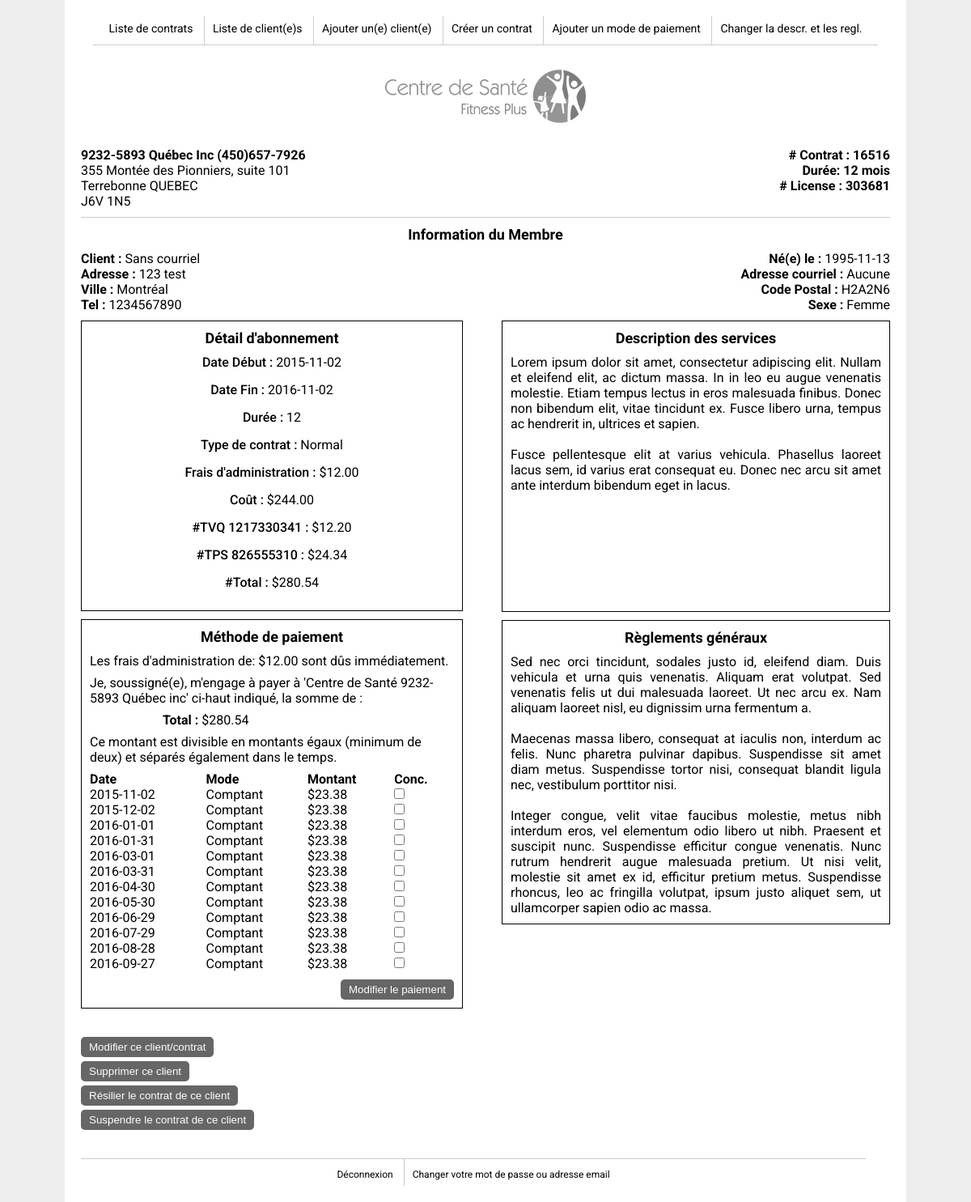
The app's page /facture.php?client_id=12 (signed in) with its own data.
### tables this page shows
CREATE TABLE IF NOT EXISTS `contrats` (
  `contrat_id` int(11) unsigned NOT NULL AUTO_INCREMENT,
  `client_id` int(11) NOT NULL,
  `numeroContrat` int(11) NOT NULL,
  `duree` int(11) NOT NULL,
  `dateDebut` date NOT NULL,
  `dateFin` date NOT NULL,
  `fraisAdministration` float NOT NULL,
  `cout` float NOT NULL,
  `TPS` float NOT NULL,
  `TVQ` float NOT NULL,
  `total` float NOT NULL,
  `numeroCarteCredit` varchar(255) DEFAULT NULL,
  `expirationCarteCredit` varchar(255) DEFAULT NULL,
  `numSecuriteCarteCredit` int(11) DEFAULT NULL,
  `typeContrat` varchar(255) NOT NULL,
  `dateResiliation` date DEFAULT NULL,
  `dateSuspension` date DEFAULT NULL,
  PRIMARY KEY (`contrat_id`)
);

CREATE TABLE IF NOT EXISTS `clients` (
  `client_id` int(11) unsigned NOT NULL AUTO_INCREMENT,
  `nomClient` varchar(255) NOT NULL,
  `adresse` varchar(255) NOT NULL,
  `ville` varchar(255) NOT NULL,
  `telephone` varchar(255) NOT NULL,
  `dateNaissance` date NOT NULL,
  `tag` varchar(255) NOT NULL,
  `codePostal` varchar(10) NOT NULL,
  `sexe` varchar(255) NOT NULL,
  PRIMARY KEY (`client_id`)
);

CREATE TABLE IF NOT EXISTS `infos` (
  `info_id` int(11) unsigned NOT NULL AUTO_INCREMENT,
  `descriptionServices` text NOT NULL,
  `reglements` text NOT NULL,
  PRIMARY KEY (`info_id`)
);

CREATE TABLE IF NOT EXISTS `paiements` (
  `paiement_id` int(11) unsigned NOT NULL AUTO_INCREMENT,
  `montant` float NOT NULL,
  `datePaiement` date NOT NULL,
  `modePaiement_id` int(11) DEFAULT NULL,
  `conc` tinyint(1) NOT NULL DEFAULT '0',
  `contrat_id` int(11) NOT NULL,
  PRIMARY KEY (`paiement_id`)
);

### facture.php (the view, shortened to what this page needs)
<?php
	include_once('_scripts/config.php');
	$client_id=$_GET['client_id'];
	$SQL="SELECT *
		FROM clients
		JOIN contrats
		ON contrats.client_id=clients.client_id
		WHERE clients.client_id='$client_id'";
	$req=mysqli_query($link,$SQL);
	$enr=mysqli_fetch_assoc($req);
?>
<!doctype html>
<html>
<head>
<?php
	include_once('_includes/linksEtScripts.inc.php');
?>
<link rel="stylesheet" type="text/css" href="_css/print.css" media="print" />
</head>
<body>
<div class="container">
	<?php
        include_once('_includes/header.inc.php');
    ?>
    <div class="content">
   	 	<?php
		$affichage='';
        ?>
    	<h1><img src="SmallLogoBW.png" width="248" height="75" alt="Logo"></h1>
        <ul class="floatLeft">
        	<li><b>9232-5893 Québec Inc  (450)657-7926</b></li>
            <li>355 Montée des Pionniers, suite 101</li>
            <li>Terrebonne QUEBEC</li>
            <li>J6V 1N5</li>
       </ul>
       <ul class="floatRight">
            <li><b># Contrat : <?php if ($enr['numeroContrat']) {
				echo $enr['numeroContrat'];
			}else {
				echo 'Aucun';
			}?></b></li>
            <li><b>Durée:     <?php echo $enr['duree'] ?> mois</b></li>
            <li><b># License :   303681</b></li>
        </ul>
		<div class="infosMembre">
			<h3>Information du Membre</h3>
			<ul class="floatLeft">
				<li><b>Client : </b><?php echo $enr['nomClient'] ?></li>
				<li><b>Adresse : </b><?php echo $enr['adresse'] ?></li>
				<li><b>Ville : </b><?php echo $enr['ville'] ?></li>
				<li><b>Tel : </b><?php echo $enr['telephone'] ?></li>
			</ul>
			 <ul class="floatRight">
				<li><b>Né(e) le : </b><?php echo $enr['dateNaissance'] ?></li>
				<li><b>Adresse courriel : </b><?php if ($enr['tag']) {
					echo $enr['tag'];
				} else {
					echo 'Aucune';
				}?></li>
				<li><b>Code Postal : </b><?php echo $enr['codePostal'] ?></li>
				<li><b>Sexe : </b><?php echo $enr['sexe'] ?></li>
			</ul>
			<div class="blocsInfos">
				<div class="detailAbonnement">
					<h3>Détail d'abonnement</h3>
					<ul>
						<li><b>Date Début : </b><?php echo $enr['dateDebut'] ?></li>
						<li><b>Date Fin : </b><?php echo $enr['dateFin'] ?></li>
						<li><b>Durée : </b><?php echo $enr['duree'] ?></li>
						<li><b>Type de contrat : </b><?php
							echo $enr['typeContrat'] ;
							?></li>
						<li><b>Frais d'administration : </b><?php echo '$'.number_format ($enr['fraisAdministration'],2) ?></li>
						<li><b>Coût : </b><?php echo '$'.number_format ($enr['cout'],2) ?></li>
						<li><b>#TVQ 1217330341 : </b><?php echo '$'.number_format ($enr['TPS'],2) ?></li>
						<li><b>#TPS 826555310 : </b><?php echo '$'.number_format ($enr['TVQ'],2) ?></li>
						<li><b>#Total : </b><?php echo '$'.number_format ($enr['total'],2) ?></li>
					</ul>
				</div>
				<?php
				$SQL="SELECT *
					FROM infos";
				$req=mysqli_query($link, $SQL);
				$enrInfos=mysqli_fetch_assoc($req);
				$description=$enrInfos['descriptionServices'];
				$reglements=$enrInfos['reglements'];
				?>
				<div class="description<?php if (isset($enr['numeroCarteCredit']) && $enr['numeroCarteCredit'] != '') { ?> avecCarteCredit<?php } ?>">
					<h3>Description des services</h3>
					<?php echo '<p>'.$description.'</p>' ?>
				</div>
				<div class="methodePaiement">
					<h3>Méthode de paiement</h3>
					<p>Les frais d'administration de: <?php echo '$'.number_format ($enr['fraisAdministration'],2) ?> sont dûs immédiatement.</p>
					<p>Je, soussigné(e), m'engage à payer à 'Centre de Santé 9232-5893 Québec inc' ci-haut indiqué, la somme de :</p>
					<p class="marginLeft"><b>Total : </b><?php echo '$'.number_format ($enr['total'],2) ?></p>
					<p>Ce montant est divisible en montants égaux (minimum de deux) et séparés également dans le temps.</p>
					<form action="#" method="post">
						<table>
							<tbody>
								<tr>
									<th>Date</th>
									<th>Mode</th>
									<th>Montant</th>
									<th>Conc.</th>
								</tr>
								<?php
									$contrat_id=$enr['contrat_id'];
									$SQL="SELECT *
										FROM paiements
										WHERE contrat_id='$contrat_id'";
									$reqPaiements=mysqli_query($link, $SQL);
									$SQL="SELECT modePaiement_id, modePaiement
										FROM modesPaiements";
									$reqModes=mysqli_query($link, $SQL);
									if(mysqli_num_rows($reqModes)>0){
										$modes=array();
										while($enrModes=mysqli_fetch_assoc($reqModes)){
											$modes[$enrModes['modePaiement_id']]=$enrModes['modePaiement'];
										}
									}
									if(mysqli_num_rows($reqPaiements)==0){
										echo '<p>Il n\'y a pas de paiements reliés à ce contrat</p>';
									}else{
										$affichage='';
										while($enrPaiements=mysqli_fetch_assoc($reqPaiements)){
											$affichage.='<tr>';
											$affichage.='<td>'.$enrPaiements['datePaiement'].'</td>
												<td>';
											   if($enrPaiements['modePaiement_id']==NULL){
													if(isset($modes) && count($modes)>0){
														$affichage.='<select name="'.$enrPaiements['paiement_id'].'"><option></option>';
														foreach($modes as $mode_id => $mode){
															$affichage.='<option value="'.$mode_id.'">'.$mode.'</option>';
														}
														$affichage.='</select>';
													}
												}else{
													$index=$enrPaiements['modePaiement_id'];
													$affichage.=$modes[$index];
												}
												$affichage.='</td>
												<td>$'.number_format( $enrPaiements['montant'], 2).'</td>
												<td>';
												if($enrPaiements['conc']==true){
													$affichage.='Oui';
												}else{
													$affichage.='<input type="checkbox" name="check-'.$enrPaiements['paiement_id'].'">';
												}
												$affichage.='</td>';
												$affichage.='</tr>';
										}
										echo $affichage;
									}
								?>
							</tbody>
						</table>
						<div class="conteneurBoutonPaiement"><input class="btn modifierPaiement" type="submit" value="Modifier le paiement"></div>
					</form>
				</div>
				<div class="reglements">
					<h3>Règlements généraux</h3>
					<?php echo '<p>'.$reglements.'</p>' ?>
				</div>
				<div class="actionsClient">
					<form action="modifierClient.php?client_id=<?php echo $client_id ?>" method="post">
						<input class="btn" type="submit" value="Modifier ce client/contrat">
					</form>
					<form action="#" method="post">
						<input class="btn" type="submit" value="Supprimer ce client">
					</form>
					<form action="#" method="post">
						<input class="btn" type="submit" value="Résilier le contrat de ce client">
					</form>
					<?php
						if($enr['typeContrat']=='SUSPENDU'){
							$affichage='<form action="#" method="post">
								<input class="btn" type="submit" value="Dé-Suspendre le contrat de ce client">
								<input type="hidden" name="desuspension">
								</form>';
						}else{
							$affichage='<form action="#" method="post">
								<input class="btn" type="submit" value="Suspendre le contrat de ce client">
								<input type="hidden" name="suspension">
								</form>';
						}
						echo $affichage;
					?>
				</div>
			</div>
		</div>
    </div>
	<?php
		include('_includes/footer.inc.php');
	?>
</div>
</body>
</html>

### _css/style.css (style rules this page uses)
body { font-family: 'Roboto', Arial, sans-serif; background-color: #eee; }
.btn { color: #fff; padding: 5px 10px; background: #666; border: none; border-radius: 5px; cursor: pointer; }
.actionsClient { margin-top: 35px; float: left; clear: left; }
.actionsClient form + form { margin-top: 5px; }
.container { width:90%; max-width:1040px; margin:0 auto; background:#fff; overflow:hidden; padding: 20px; box-sizing: border-box; }
.content { margin-top:25px; }
.content h1 { font-weight:bold; font-size:1.5em; margin-bottom:20px; text-align:center; }
.content p { text-align:center; }
.floatRight { text-align:right; }
.floatLeft { float:left; }
.detailAbonnement { clear:left; border:1px solid #000; width:45%; text-align:center; margin-bottom:10px; padding: 10px; float:left; }
.detailAbonnement li { margin-bottom:15px; }
.detailAbonnement li b { font-weight: 500; }
.methodePaiement { width:45%; border:1px solid #000; padding: 10px; float:left; clear:left; }
.methodePaiement p { text-align:left; margin-bottom:8px; }
.methodePaiement table { width:100%; }
.methodePaiement table th { font-weight:bold; }
.content h3 { font-weight:bold; margin-bottom:10px; }
.content div h3 { font-size: 18px; text-align:center; }
.marginLeft { margin-left:90px; }
.conteneurBoutonPaiement { text-align:right; margin-top:10px; }
.description, .reglements { width:48%; float:right; border:1px solid #000; padding: 10px; margin-bottom:10px; -moz-box-sizing: border-box; -webkit-box-sizing: border-box; box-sizing: border-box; }
.description { min-height: 360px; }
.description p, .reglements p { text-align: justify; }
.infosMembre { width: 100%; float: left; border-top: 1px solid #ccc; padding-top: 10px; margin-top:10px; }
.blocsInfos { width: 100%; float: left; margin-top: 10px; }

### _css/print.css (style rules this page uses)
body { font-size:0.8em; }
input { display:none !important; }
.detailAbonnement { margin-bottom:4px; }
.detailAbonnement li { margin-bottom:5px; }
h1 { margin-bottom:-5px !important; margin-top:-28px !important; font-size:1.4em; }
h3 { margin-bottom:2px !important; }
.description { margin-bottom:2.5px; min-height: 226px !important; }
.description p, .reglements p { font-size:0.75em; line-height:11px; }
.reglements { margin-bottom:0; }

### records on screen
contrats: numeroContrat "16516", duree "12", client.nomClient "Sans courriel", client.adresse "123 test", client.ville "Montréal", client.telephone "1234567890", client.dateNaissance "1995-11-13", client.codePostal "H2A2N6", client.sexe "Femme", dateDebut "2015-11-02", dateFin "2016-11-02", typeContrat "Normal", fraisAdministration "12.00", cout "244.00", TPS "12.20", TVQ "24.34", total "280.54"
infos: descriptionServices "Lorem ipsum dolor sit amet, consectetur adipiscing elit. Nullam et eleifend elit, ac dictum massa. In in leo eu augue venenatis molestie. Etiam tempus lectus in eros malesuada finibus. Donec non bibendum elit, vitae tincidunt ex. Fusce libero urna, tempus ac hendrerit in, ultrices et sapien. Fusce pellentesque elit at varius vehicula. Phasellus laoreet lacus sem, id varius erat consequat eu. Donec nec arcu sit amet ante interdum bibendum eget in lacus.", reglements "Sed nec orci tincidunt, sodales justo id, eleifend diam. Duis vehicula et urna quis venenatis. Aliquam erat volutpat. Sed venenatis felis ut dui malesuada laoreet. Ut nec arcu ex. Nam aliquam laoreet nisl, eu dignissim urna fermentum a. Maecenas massa libero, consequat at iaculis non, interdum ac felis. Nunc pharetra pulvinar dapibus. Suspendisse sit amet diam metus. Suspendisse tortor nisi, consequat blandit ligula nec, vestibulum porttitor nisi. Integer congue, velit vitae faucibus molestie, metus nibh interdum eros, vel elementum odio libero ut nibh. Praesent et suscipit nunc. Suspendisse efficitur congue venenatis. Nunc rutrum hendrerit augue malesuada pretium. Ut nisi velit, molestie…"
paiements: datePaiement "2015-11-02", modePaiement "Comptant", montant "23.38"
paiements: datePaiement "2015-12-02", modePaiement "Comptant", montant "23.38"
paiements: datePaiement "2016-01-01", modePaiement "Comptant", montant "23.38"
paiements: datePaiement "2016-01-31", modePaiement "Comptant", montant "23.38"
paiements: datePaiement "2016-03-01", modePaiement "Comptant", montant "23.38"
paiements: datePaiement "2016-03-31", modePaiement "Comptant", montant "23.38"
paiements: datePaiement "2016-04-30", modePaiement "Comptant", montant "23.38"
paiements: datePaiement "2016-05-30", modePaiement "Comptant", montant "23.38"
paiements: datePaiement "2016-06-29", modePaiement "Comptant", montant "23.38"
paiements: datePaiement "2016-07-29", modePaiement "Comptant", montant "23.38"
paiements: datePaiement "2016-08-28", modePaiement "Comptant", montant "23.38"
paiements: datePaiement "2016-09-27", modePaiement "Comptant", montant "23.38"
